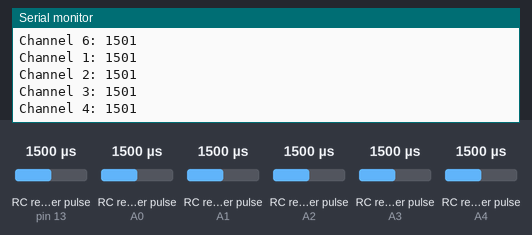
A sketch run on a simulated Arduino Uno, built with avr-gcc and run on an emulated ATmega328P. On the bench: the last lines printed to the serial monitor. Wiring (inferred from the names in the program): 6 × RC receiver channel: data A0 / data A1 / data A2 / data A3 / data A4 / data pin 13. The inputs (shaded band) are chosen by the test bench; at power-on: RC receiver pulse (sensors on pin 13, A0, A1, A2, A3, A4) 1500 µs.

Above: at 1.2 s.
1.3 s: RC receiver pulse (sensor on pin 13) set to 1020 µs
At 1.3 s:
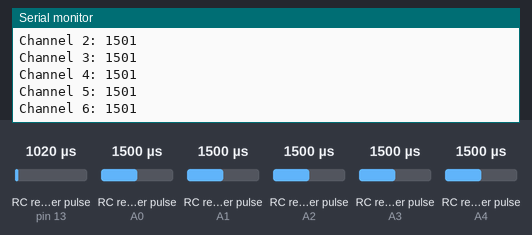
2.8 s: RC receiver pulse (sensor on A0) set to 1020 µs
At 4.1 s:
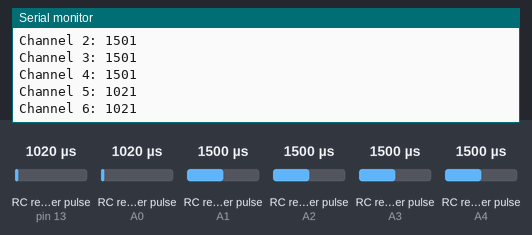
4.3 s: RC receiver pulse (sensor on A1) set to 1020 µs
At 5.3 s:
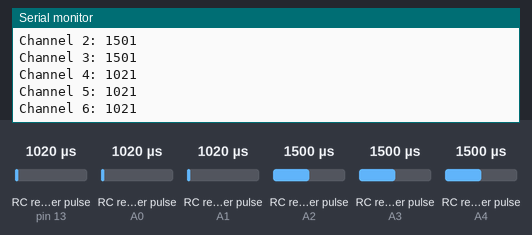
5.8 s: RC receiver pulse (sensor on A2) set to 1020 µs
7.3 s: RC receiver pulse (sensor on A3) set to 1020 µs
8.8 s: RC receiver pulse (sensor on A4) set to 1020 µs
Timing chart, 0 to 11.3 s (numbered marks = the images above; inputs shaded):
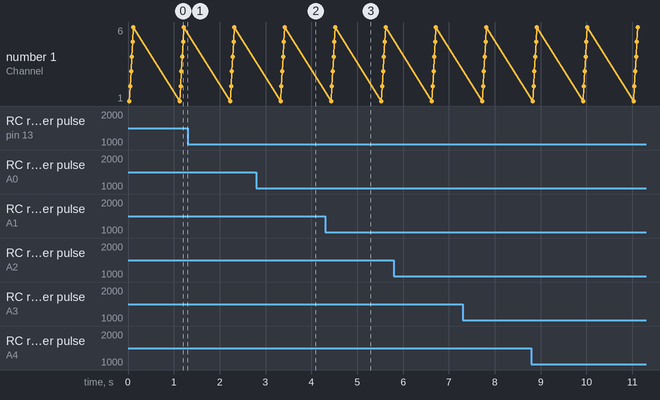

Measured:
- after the input at 2.8 s, the serial monitor: prints a new line after 0.60 s (image 2)
- after the input at 4.3 s, the serial monitor: prints a new line after 0.18 s (image 3)

The sketch:

6_Channel_Controller_Test.ino
```cpp
int channel1 = A4; // initial wifi module pin in arduino
int channel2 = A3;
int channel3 = A2;
int channel4 = A1;
int channel5 = A0;
int channel6 = 13;

int ChannelValue1; // Used to store values
int ChannelValue2; // Used to store values
int ChannelValue3; // Used to store values
int ChannelValue4; // Used to store values
int ChannelValue5; // Used to store values
int ChannelValue6; // Used to store values

void setup() {

   // initialises the channels as inputs
   pinMode (channel1, INPUT);
   pinMode (channel2, INPUT);
   pinMode (channel3, INPUT);
   pinMode (channel4, INPUT);
   pinMode (channel5, INPUT);
   pinMode (channel6, INPUT);
   Serial.begin (9600);
}

  //chanel pulse in
void loop() {
  // Checks the value of channels
  ChannelValue1 = (pulseIn (channel1, HIGH));
  Serial.print("Channel 1: ");
  Serial.println(ChannelValue1); //Prints the channels value on the serial monitor

  ChannelValue2 = (pulseIn (channel2, HIGH));
  Serial.print("Channel 2: ");
  Serial.println (ChannelValue2); //Prints the channels value value on the serial monitor

  // Checks the value of channel3
  ChannelValue3 = (pulseIn (channel3, HIGH));
  Serial.print("Channel 3: ");
  Serial.println(ChannelValue3); //Prints the channels value on the serial monitor

// Checks the value of channel4
  ChannelValue4 = (pulseIn (channel4, HIGH));
  Serial.print("Channel 4: ");
  Serial.println(ChannelValue4); //Prints the channels value on the serial monitor

// Checks the value of channel5
  ChannelValue5 = (pulseIn (channel5, HIGH));
  Serial.print("Channel 5: ");
  Serial.println(ChannelValue5); //Prints the channels value on the serial monitor


// Checks the value of channel6
  ChannelValue6 = (pulseIn (channel6, HIGH));
  Serial.print("Channel 6: ");
  Serial.println(ChannelValue6); //Prints the channels value on the serial monitor


 delay(1000);
}
```
